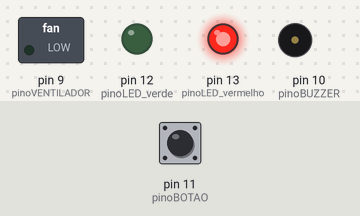
Simulated run of this sketch. Board: Arduino Uno, built with avr-gcc and run on an emulated ATmega328P. Shown: switched loads named in the sketch (green lamp = pin HIGH), output pins drawn as LEDs (lit = HIGH), buzzer (waves = sounding). The test bench sets the inputs (shaded band); at power-on: pin 11 (pinoBOTAO) LOW.

Above: at 1.2 s.
1.3 s: pin 11 (pinoBOTAO) pulled HIGH for 0.15 s
At 3.1 s:
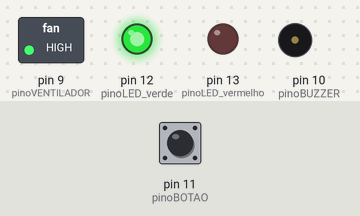
3.4 s: pin 11 (pinoBOTAO) pulled HIGH for 1 s
At 4.8 s:
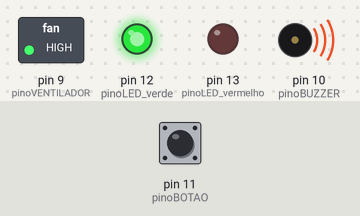
6.4 s: pin 11 (pinoBOTAO) pulled HIGH for 3.2 s
At 10.0 s:
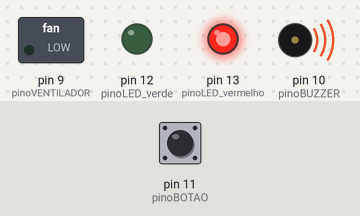
Timing chart, 0 to 11.6 s (numbered marks = the images above; inputs shaded):
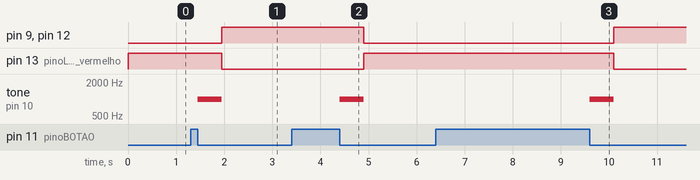

The sketch:

main.ino
```cpp
//Bibliotecas

//Configurações e variáveis
const int pinoVENTILADOR = 9;
const int frequencia = 1000;
const int pinoBOTAO = 11;
const int pinoLED_vermelho = 13;
const int pinoLED_verde = 12;
const int pinoBUZZER = 10;
int ligado = 0;

void setup() {
  pinMode(pinoBOTAO, INPUT);
  pinMode(pinoLED_vermelho, OUTPUT);
  pinMode(pinoLED_verde, OUTPUT);
  pinMode(pinoBUZZER, OUTPUT);
  pinMode(pinoVENTILADOR, OUTPUT);
}

void loop() {
  if (ligado == 0){
    digitalWrite(pinoLED_vermelho, HIGH);
    digitalWrite(pinoLED_verde, LOW);
    digitalWrite(pinoVENTILADOR, LOW);
    if (digitalRead(pinoBOTAO) == HIGH){
      while (digitalRead(pinoBOTAO) == HIGH){
        delay(50);
      }
      tone(pinoBUZZER, frequencia);
      delay(500);
      noTone(pinoBUZZER);
      ligado = 1;
    }
  }
  else if (ligado == 1){
    digitalWrite(pinoLED_vermelho, LOW);
    digitalWrite(pinoLED_verde, HIGH);
    digitalWrite(pinoVENTILADOR, HIGH);
    if (digitalRead(pinoBOTAO) == HIGH){
      while(digitalRead(pinoBOTAO) == HIGH){
        delay(50);
      }
      tone(pinoBUZZER, frequencia);
      delay(500);
      noTone(pinoBUZZER);
      ligado = 0;
    }
  }
}
```

Measured:
- after the input at 1.3 s, pin 9 (pinoVENTILADOR), pin 12 (pinoLED_verde): LOW → HIGH after 0.65 s; pin 13 (pinoLED_vermelho): HIGH → LOW after 0.65 s; tone on pin 10 (pinoBUZZER): silent → 1000 Hz after 0.15 s, → silent 0.50 s later
- after the input at 3.4 s, pin 9 (pinoVENTILADOR), pin 12 (pinoLED_verde): HIGH → LOW after 1.5 s; pin 13 (pinoLED_vermelho): LOW → HIGH after 1.5 s; tone on pin 10 (pinoBUZZER): silent → 1000 Hz after 1.0 s, → silent 0.50 s later
- after the input at 6.4 s, pin 9 (pinoVENTILADOR), pin 12 (pinoLED_verde): LOW → HIGH after 3.7 s; pin 13 (pinoLED_vermelho): HIGH → LOW after 3.7 s; tone on pin 10 (pinoBUZZER): silent → 1000 Hz after 3.2 s, → silent 0.50 s later
